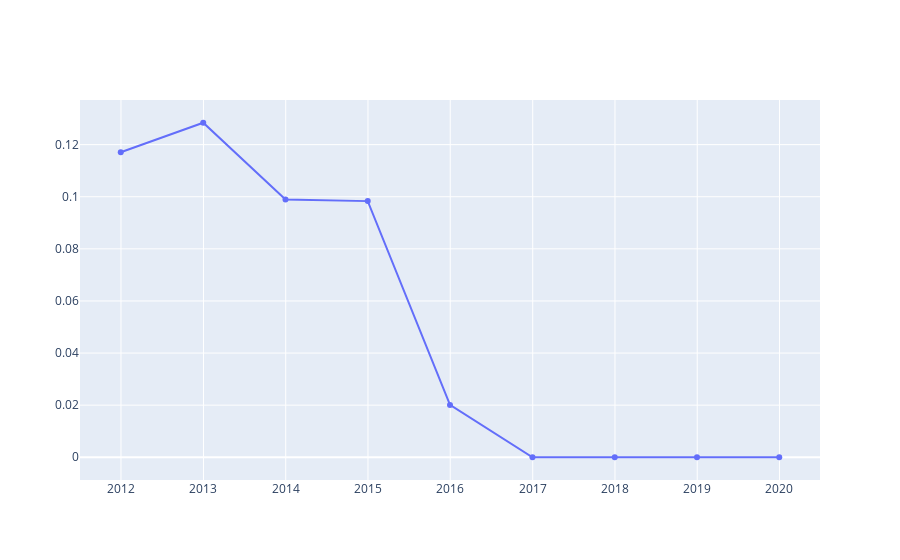

The notebook cell this image was saved under:
### Markdown cell above
### 去掉商誉的有息负债率

### Code cell
fig = go.Figure()
fig.add_trace(go.Scatter(x=data_df.index, y=data_df['debts_yx'] / (data_df['total_assets'] - data_df['goodwill']),name='除商誉的有息负债率'))
fig.show()

### Figure 1 — Plotly figure (JSON) as saved in the notebook; plotly's stock layout.template omitted (floating-point values rounded to 4 significant figures)
{"data": [{"name": "有息负债率", "type": "scatter", "x": ["2011-12-31", "2012-12-31", "2013-12-31", "2014-12-31", "2015-12-31", "2016-12-31", "2017-12-31", "2018-12-31", "2019-12-31"], "y": [0.1171, 0.1284, 0.09896, 0.09832, 0.02009, 0, 0, 0, 0]}], "layout": {}}
